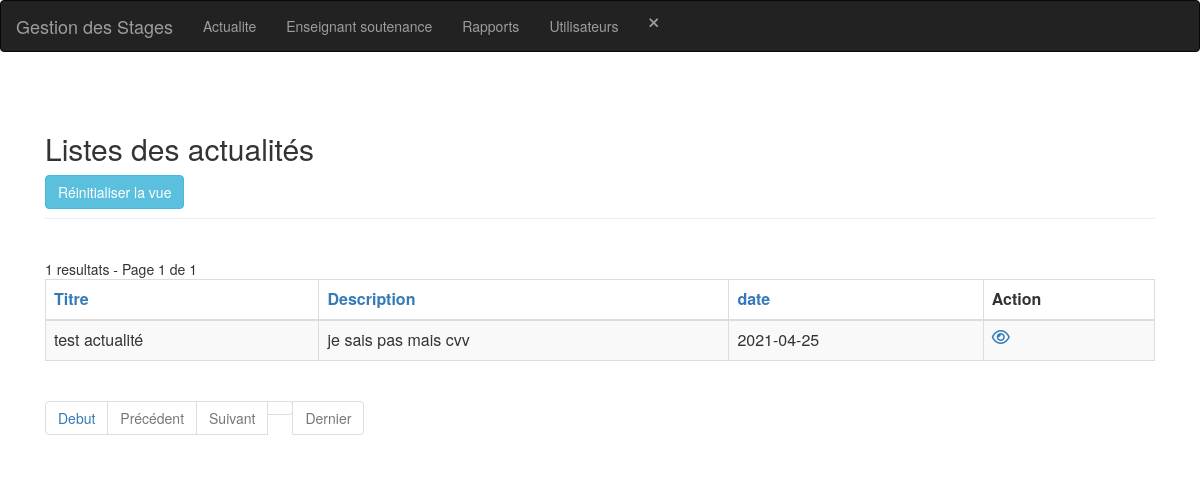
Before: /actualite-index.php (signed in) with the older database file.
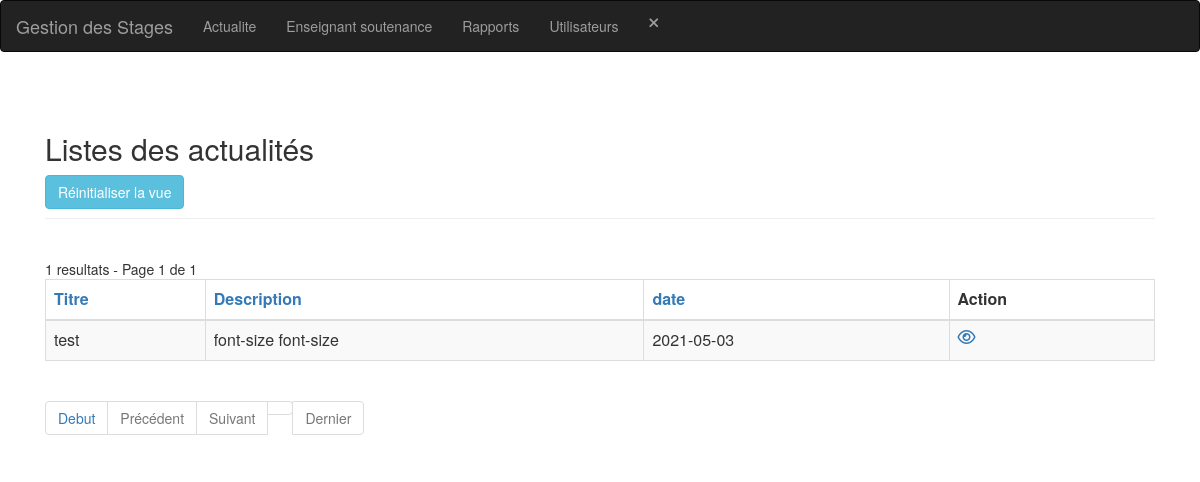
After: the same page with the newer database file.
### tables this page shows
CREATE TABLE IF NOT EXISTS `actualite` (
  `id` int(11) NOT NULL AUTO_INCREMENT,
  `titre` varchar(250) NOT NULL,
  `description` text NOT NULL,
  `date` date NOT NULL,
  PRIMARY KEY (`id`)
);

### config.php (called while the page is built, shortened)
<?php
$no_of_records_per_page = 8;
?>

### actualite-index.php (the view, shortened to what the changed rows need)
<?php include_once('header.php');
include_once('navbar.php');
?>
<section class="pt-5">
    <div class="container-fluid">
        <div class="row">
            <div class="col-md-12">
                <div class="page-header clearfix">
                    <h2 class="float-left">Listes des actualités</h2>
                </div>
                <br>
                <?php
                require_once "config.php";
                if (isset($_GET['pageno'])) {
                    $pageno = $_GET['pageno'];
                } else {
                    $pageno = 1;
                }
                $offset = ($pageno - 1) * $no_of_records_per_page;
                $order = 'id';
                $sort = 'desc';
                $sql = "SELECT * FROM actualite ORDER BY $order $sort LIMIT $offset, $no_of_records_per_page";
                if (!empty($_GET['search'])) {
                    $search = ($_GET['search']);
                    $sql = "SELECT * FROM actualite
                            WHERE CONCAT (titre,description,date)
                            LIKE '%$search%'
                            ORDER BY $order $sort
                            LIMIT $offset, $no_of_records_per_page";
                    $count_pages = "SELECT * FROM actualite
                            WHERE CONCAT (titre,description,date)
                            LIKE '%$search%'
                            ORDER BY $order $sort";
                } else {
                    $search = "";
                }
                if ($result = mysqli_query($link, $sql)) {
                    if (mysqli_num_rows($result) > 0) {
                        echo "<table class='table table-bordered table-striped'>";
                        echo "<thead>";
                        echo "<tr>";
                        echo "<th><a href=?search=$search&sort=&order=titre&sort=$sort>Titre</th>";
                        echo "<th><a href=?search=$search&sort=&order=description&sort=$sort>Description</th>";
                        echo "<th><a href=?search=$search&sort=&order=date&sort=$sort>date</th>";
                        echo "<th>Action</th>";
                        echo "</tr>";
                        echo "</thead>";
                        echo "<tbody>";
                        while ($row = mysqli_fetch_array($result)) {
                            echo "<tr>";
                            echo "<td>" . $row['titre'] . "</td>";
                            echo "<td>" . $row['description'] . "</td>";
                            echo "<td>" . $row['date'] . "</td>";
                            echo "<td>";
                            echo "<a href='actualite-read.php?id=" . $row['id'] . "' title='Afficher enregistrement' data-toggle='tooltip'><i class='far fa-eye'></i></a>";
                            echo "</td>";
                            echo "</tr>";
                        }
                        echo "</tbody>";
                        echo "</table>";
                ?>
                <?php
                    } else {
                        echo "<p class='lead'><em>Aucun enregistrement n'a été trouvé.</em></p>";
                    }
                } else {
                    echo "ERROR: Could not able to execute $sql. " . mysqli_error($link);
                }
                ?>
            </div>
        </div>
    </div>
</section>
</body>
</html>

Changed rows visible on the page:
removed actualite: titre "test actualité", description "je sais pas mais cvv", date "2021-04-25"
added actualite: titre "test", description "font-size font-size", date "2021-05-03"
